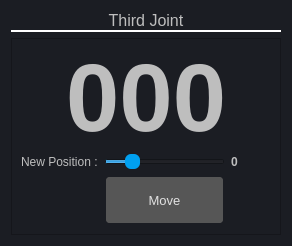
                  <widget class="QFrame" name="frame_12">
                   <property name="maximumSize">
                    <size>
                     <width>331</width>
                     <height>16777215</height>
                    </size>
                   </property>
                   <property name="styleSheet">
                    <string notr="true">QFrame{
	background-color: rgb(27, 29, 35);
}

QFrame:hover{
border-bottom:4px solid rgb(59, 63, 76);
}</string>
                   </property>
                   <property name="frameShape">
                    <enum>QFrame::NoFrame</enum>
                   </property>
                   <property name="frameShadow">
                    <enum>QFrame::Raised</enum>
                   </property>
                   <layout class="QGridLayout" name="gridLayout_35">
                    <item row="0" column="0">
                     <widget class="QLabel" name="label_31">
                      <property name="maximumSize">
                       <size>
                        <width>16777215</width>
                        <height>40</height>
                       </size>
                      </property>
                      <property name="font">
                       <font>
                        <family>Segoe UI</family>
                        <pointsize>12</pointsize>
                       </font>
                      </property>
                      <property name="styleSheet">
                       <string notr="true">QLabel{
color: rgb(190, 190, 190);
border-bottom:2px solid rgb(255, 255, 255);
border-radius:0px;
}

QLabel:hover{
border-top : none;
border-left : none;
border-right:none;
}</string>
                      </property>
                      <property name="text">
                       <string>Third Joint</string>
                      </property>
                      <property name="alignment">
                       <set>Qt::AlignCenter</set>
                      </property>
                     </widget>
                    </item>
                    <item row="1" column="0">
                     <widget class="QFrame" name="frame_17">
                      <property name="styleSheet">
                       <string notr="true">QFrame:hover{
border:none;
}</string>
                      </property>
                      <property name="frameShape">
                       <enum>QFrame::StyledPanel</enum>
                      </property>
                      <property name="frameShadow">
                       <enum>QFrame::Raised</enum>
                      </property>
                      <layout class="QGridLayout" name="gridLayout_10">
                       <item row="1" column="3">
                        <widget class="QLabel" name="label_32">
                         <property name="maximumSize">
                          <size>
                           <width>40</width>
                           <height>16777215</height>
                          </size>
                         </property>
                         <property name="font">
                          <font>
                           <pointsize>9</pointsize>
                           <weight>75</weight>
                           <bold>true</bold>
                          </font>
                         </property>
                         <property name="styleSheet">
                          <string notr="true">color: rgb(190, 190, 190);</string>
                         </property>
                         <property name="text">
                          <string>0</string>
                         </property>
                        </widget>
                       </item>
                       <item row="1" column="1" colspan="2">
                        <widget class="QSlider" name="horizontalSlider_joint3_newvalue">
                         <property name="styleSheet">
                          <string notr="true">QSlider:horizontal{
	background-color: rgb(27, 29, 35);
}
QSlider::handle:horizontal {
	background-color: rgb(0, 160, 240);
    border-radius:6px;
}</string>
                         </property>
                         <property name="minimum">
                          <number>-150</number>
                         </property>
                         <property name="maximum">
                          <number>150</number>
                         </property>
                         <property name="pageStep">
                          <number>1</number>
                         </property>
                         <property name="value">
                          <number>-90</number>
                         </property>
                         <property name="orientation">
                          <enum>Qt::Horizontal</enum>
                         </property>
                        </widget>
                       </item>
                       <item row="1" column="0">
                        <widget class="QLabel" name="label_33">
                         <property name="styleSheet">
                          <string notr="true">color: rgb(190, 190, 190);</string>
                         </property>
                         <property name="text">
                          <string>New Position :</string>
                         </property>
                        </widget>
                       </item>
                       <item row="0" column="0" colspan="4">
                        <widget class="QLabel" name="label_joint3_currentvalue">
                         <property name="minimumSize">
                          <size>
                           <width>250</width>
                           <height>0</height>
                          </size>
                         </property>
                         <property name="maximumSize">
                          <size>
                           <width>16777215</width>
                           <height>100</height>
                          </size>
                         </property>
                         <property name="font">
                          <font>
                           <family>Segoe UI</family>
                           <pointsize>72</pointsize>
                           <weight>75</weight>
                           <bold>true</bold>
                          </font>
                         </property>
                         <property name="styleSheet">
                          <string notr="true">color: rgb(190, 190, 190);</string>
                         </property>
                         <property name="text">
                          <string>000</string>
                         </property>
                         <property name="alignment">
                          <set>Qt::AlignCenter</set>
                         </property>
                        </widget>
                       </item>
                       <item row="2" column="1" colspan="2">
                        <widget class="QPushButton" name="pushButton_send_joint3">
                         <property name="minimumSize">
                          <size>
                           <width>100</width>
                           <height>50</height>
                          </size>
                         </property>
                         <property name="font">
                          <font>
                           <pointsize>10</pointsize>
                          </font>
                         </property>
                         <property name="styleSheet">
                          <string notr="true">QPushButton{
background-color: rgb(86, 86, 86);
color: rgb(225, 225, 225);
border:2px solid rgb(27, 29, 35);
border-radius:5px;
}

QPushButton:hover{
	background-color: rgb(77, 77, 77);
}

QPushButton:pressed{
	background-color: rgb(99, 99, 99);
}</string>
                         </property>
                         <property name="text">
                          <string>Move</string>
                         </property>
                        </widget>
                       </item>
                      </layout>
                     </widget>
                    </item>
                   </layout>
                  </widget>
